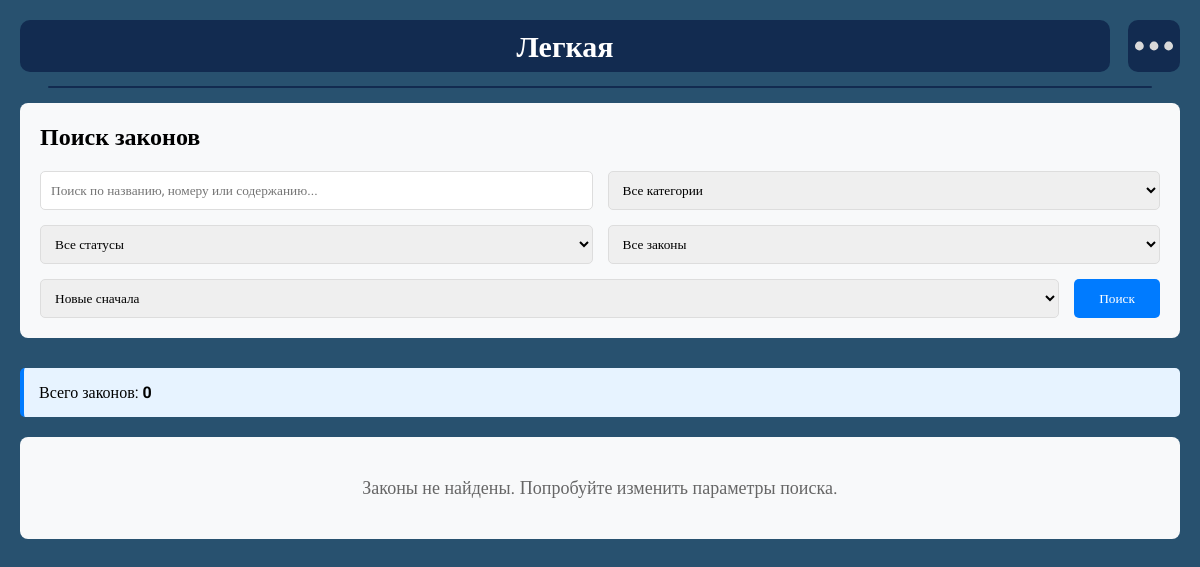
The page /all_laws/ on the database as committed earlier.
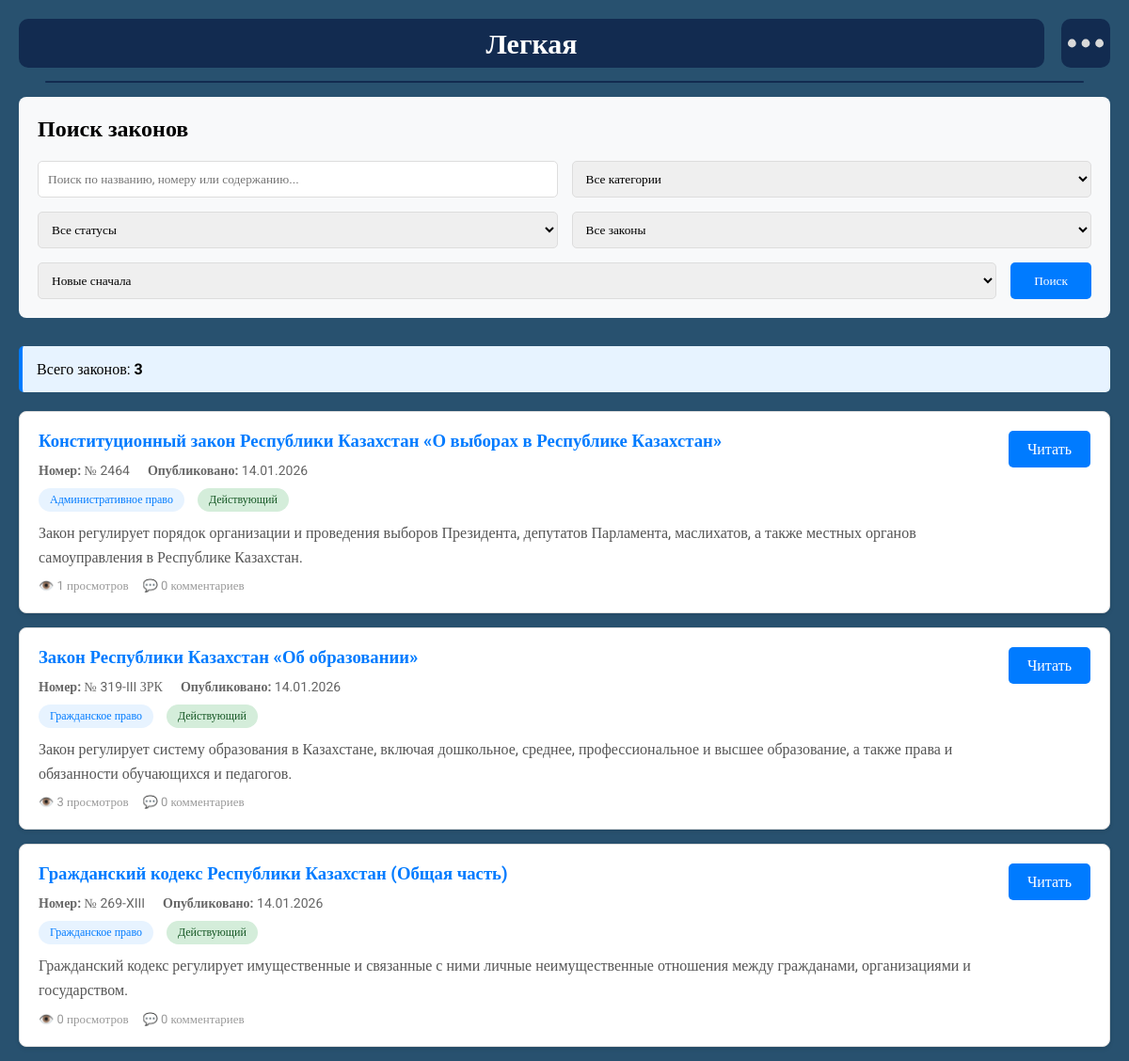
The same page on the database as committed later.
### EZakon_app/models.py (models this page shows, shortened)
class Law(models.Model):
    CATEGORY_CHOICES = [
        ("civil", "Гражданское право"),
        ("criminal", "Уголовное право"),
        ("labor", "Трудовое право"),
        ("family", "Семейное право"),
        ("admin", "Административное право"),
        ("tax", "Налоговое право"),
        ("property", "Право собственности"),
        ("constitutional", "Конституционное право"),
        ("international", "Международное право"),
        ("commercial", "Коммерческое право"),
        ("other", "Другое"),
    ]
    STATUS_CHOICES = [
        ("active", "Действующий"),
        ("archived", "Архивированный"),
        ("draft", "Черновик"),
        ("deprecated", "Устаревший"),
    ]
    title = models.CharField("Название закона", max_length=500)
    number = models.CharField("Номер закона", max_length=100, unique=True)
    date_published = models.DateField("Дата опубликования")
    date_updated = models.DateField("Дата обновления", auto_now=True)
    description = models.TextField("Краткое описание")
    full_text = models.TextField("Полный текст")
    category = models.CharField("Категория", choices=CATEGORY_CHOICES, max_length=50)
    status = models.CharField(
        "Статус", choices=STATUS_CHOICES, default="active", max_length=20
    )
    is_active = models.BooleanField("Действующий", default=True)
    slug = models.SlugField(unique=True, editable=False, blank=True)
    views_count = models.IntegerField("Количество просмотров", default=0)
    created_at = models.DateTimeField(verbose_name="Время создания", auto_now_add=True)
    class Meta:
        verbose_name = "Закон"
        verbose_name_plural = "Законы"
        ordering = ["-date_published"]
        indexes = [
            models.Index(fields=["category", "-date_published"]),
            models.Index(fields=["status", "is_active"]),
            models.Index(fields=["slug"]),
        ]

### EZakon_app/views.py (the view, shortened to what this page needs)
# urls.py: path("all_laws/", views.all_laws_page, name="all_laws_page"),
def all_laws_page(request):
    form = LawSearchForm(request.GET)
    laws = Law.objects.filter(is_active=True)
    if form.is_valid():
        query = form.cleaned_data.get("query", "")
        category = form.cleaned_data.get("category", "")
        status = form.cleaned_data.get("status", "")
        is_active = form.cleaned_data.get("is_active", "")
        sort_by = form.cleaned_data.get("sort_by", "-date_published")
        if category:
            laws = laws.filter(category=category)
        if status:
            laws = laws.filter(status=status)
        if is_active == "true":
            laws = laws.filter(is_active=True)
        if sort_by:
            laws = laws.order_by(sort_by)
    else:
        laws = laws.order_by("-date_published")
    paginator = Paginator(laws, 10)
    page_number = request.GET.get("page")
    try:
        laws_page = paginator.page(page_number)
    except PageNotAnInteger:
        laws_page = paginator.page(1)
    except EmptyPage:
        laws_page = paginator.page(paginator.num_pages)
    total_laws = Law.objects.count()
    categories = dict(Law.CATEGORY_CHOICES)
    context = {
        "laws": laws_page,
        "form": form,
        "total_laws": total_laws,
        "categories": categories,
        "query": request.GET.get("query", ""),
    }
    return render(request, "all_laws.html", context)

### EZakon_app/templates/all_laws.html (shortened to what this page needs)
{% extends 'base.html' %}
{% load static %}
{% block header %}
<header class="header">
    <div class="container">
        <div class="header_box">
            <div class="search is-easy">
                Легкая
            </div>
            <div class="for_menu">
                <img src="{% static './images/Dots.svg' %}" alt="dots" class="dots" onclick="ShowMenu();">
            </div>
        </div>
    </div>
</header>
<div class="for_line">
    <hr class="line">
</div>
{% endblock %}
{% block content %}
<main>
    <div class="container">
        <div class="laws-search-section" style="background: #f8f9fa; padding: 20px; border-radius: 8px; margin-bottom: 30px;">
            <h2 style="margin-bottom: 20px;">Поиск законов</h2>
            <form method="get" class="laws-filter-form">
                <div class="filter-row" style="display: grid; grid-template-columns: 1fr 1fr; gap: 15px; margin-bottom: 15px;">
                    {{ form.query }}
                    {{ form.category }}
                </div>
                <div class="filter-row" style="display: grid; grid-template-columns: 1fr 1fr; gap: 15px; margin-bottom: 15px;">
                    {{ form.status }}
                    {{ form.is_active }}
                </div>
                <div class="filter-row" style="display: grid; grid-template-columns: 1fr auto; gap: 15px;">
                    {{ form.sort_by }}
                    <button type="submit" class="btn btn-primary" style="padding: 10px 25px; background: #007bff; color: white; border: none; border-radius: 5px; cursor: pointer;">
                        Поиск
                    </button>
                </div>
            </form>
        </div>
        <div class="laws-info" style="margin-bottom: 20px; padding: 15px; background: #e7f3ff; border-left: 4px solid #007bff; border-radius: 5px;">
            <p>
                {% if query %}
                    Найдено <strong>{{ laws.paginator.count }}</strong> результатов для "<strong>{{ query }}</strong>"
                {% else %}
                    Всего законов: <strong>{{ total_laws }}</strong>
                {% endif %}
            </p>
        </div>
        <div class="laws-list">
            {% if laws %}
                {% for law in laws %}
                    <div class="law-card" style="background: white; padding: 20px; border-radius: 8px; margin-bottom: 15px; border: 1px solid #ddd; box-shadow: 0 2px 4px rgba(0,0,0,0.1);">
                        <div style="display: flex; justify-content: space-between; align-items: start;">
                            <div style="flex: 1;">
                                <h3 style="margin: 0 0 10px 0; color: #333;">
                                    <a href="{% url 'law_detail' law.slug %}" style="color: #007bff; text-decoration: none;">
                                        {{ law.title }}
                                    </a>
                                </h3>
                                <div style="margin-bottom: 10px;">
                                    <span style="display: inline-block; margin-right: 15px; color: #666; font-size: 14px;">
                                        <strong>Номер:</strong> {{ law.number }}
                                    </span>
                                    <span style="display: inline-block; margin-right: 15px; color: #666; font-size: 14px;">
                                        <strong>Опубликовано:</strong> {{ law.date_published|date:"d.m.Y" }}
                                    </span>
                                </div>
                                <div style="margin-bottom: 10px;">
                                    <span class="badge" style="display: inline-block; padding: 5px 12px; margin-right: 10px; background: #e7f3ff; color: #007bff; border-radius: 20px; font-size: 12px;">
                                        {{ law.get_category_display }}
                                    </span>
                                    {% if law.status == 'active' %}
                                        <span class="badge" style="display: inline-block; padding: 5px 12px; background: #d4edda; color: #155724; border-radius: 20px; font-size: 12px;">
                                            Действующий
                                        </span>
                                    {% elif law.status == 'deprecated' %}
                                        <span class="badge" style="display: inline-block; padding: 5px 12px; background: #f8d7da; color: #721c24; border-radius: 20px; font-size: 12px;">
                                            Устаревший
                                        </span>
                                    {% endif %}
                                </div>
                                <p style="color: #555; line-height: 1.6; margin: 10px 0;">
                                    {{ law.description|truncatewords:30 }}
                                </p>
                                <div style="display: flex; gap: 15px; font-size: 13px; color: #999; margin-top: 10px;">
                                    <span>👁️ {{ law.views_count }} просмотров</span>
                                    <span>💬 {{ law.law_comments.count }} комментариев</span>
                                </div>
                            </div>
                            <div style="margin-left: 20px;">
                                <a href="{% url 'law_detail' law.slug %}" class="btn" style="display: inline-block; padding: 10px 20px; background: #007bff; color: white; text-decoration: none; border-radius: 5px; white-space: nowrap;">
                                    Читать
                                </a>
                            </div>
                        </div>
                    </div>
                {% endfor %}
            {% else %}
                <div style="text-align: center; padding: 40px; background: #f8f9fa; border-radius: 8px;">
                    <p style="font-size: 18px; color: #666;">
                        Законы не найдены. Попробуйте изменить параметры поиска.
                    </p>
                </div>
            {% endif %}
        </div>
    </div>
</main>
{% endblock %}

### EZakon_app/templates/base.html (shortened to what this page needs)
{% load static %}
<!DOCTYPE html>
<html lang="en">
<head>
    <link rel="stylesheet" href="{% static './CSS/style.css' %}">
</head>
<body>
{% block header %}{% endblock %}
<main>
    {% block content %}
    {% endblock %}
</main>
</body>
</html>

### EZakon_app/static/CSS/style.css (style rules this page uses)
* { padding: 0; margin: 0; box-sizing: border-box; font-family: "Roboto", serif; }
:root { --blue: #122b50; --lightgray: #D9D9D9; --yelllow: #F6EA5D; --black: #1E1E1E; --gray: #A7A7A7; --white: #ffffff; --lightblue: #28516F; --heavygray: #A7A7A7; --card-padding: 20px; --card-border-radius: 12px; --card-shadow: 0 4px 8px rgba(0, 0, 0, 0.2); --card-hover-transform: translateY(-5px); --card-hover-shadow: 0 8px 16px rgba(0, 0, 0, 0.3); --toc-background: var(--blue); --toc-text-color: var(--white); --toc-link-color: var(--yelllow); }
a { text-decoration: none; }
body { background-color: var(--lightblue); }
.container { padding: 0 20px; }
.dots { background-color: var(--blue); border-radius: 10px; height:52px; width: 52px; padding:7px; margin-left: 18px; cursor: pointer; }
.for_menu { position: relative; }
.header_box { padding-top: 20px; display: flex; flex-direction: row; }
.search { height: 52px; display: flex; align-items: center; padding: 5px; background-color: var(--blue); border-radius: 10px; width: 100%; }
.for_line { display: flex; justify-content: center; }
.line { background-color: var(--blue); height: 2px; width: 90vw; border: none; border-radius: 30px; margin-bottom: 20px; margin-top: 10px; }
.line { background-color: var(--blue); height: 2px; width: 92vw; border: none; border-radius: 30px; margin-bottom: 15px; }
.is-easy { color: var(--white); font-size: 30px; font-weight: 700; text-align: center; justify-content: center; }

Rows that differ between the two databases and show on the page:
added Law: title "Конституционный закон Республики Казахстан «О выборах в Республике Казахстан»", number "№ 2464", date_published "14.01.2026", category "Административное право", status "Действующий", description "Закон регулирует порядок организации и проведения выборов Президента, депутатов Парламента, маслихатов, а также местных органов самоуправления в Республике Казахстан.", views_count "1", law_comments.count "0"
added Law: title "Закон Республики Казахстан «Об образовании»", number "№ 319-III ЗРК", date_published "14.01.2026", category "Гражданское право", status "Действующий", description "Закон регулирует систему образования в Казахстане, включая дошкольное, среднее, профессиональное и высшее образование, а также права и обязанности обучающихся и педагогов.", views_count "3", law_comments.count "0"
added Law: title "Гражданский кодекс Республики Казахстан (Общая часть)", number "№ 269-XIII", date_published "14.01.2026", category "Гражданское право", status "Действующий", description "Гражданский кодекс регулирует имущественные и связанные с ними личные неимущественные отношения между гражданами, организациями и государством.", views_count "0", law_comments.count "0"
Other text that changed with them:
{{ total_laws }}: "0" → "3"
text no longer shown: "Законы не найдены. Попробуйте изменить параметры поиска."
